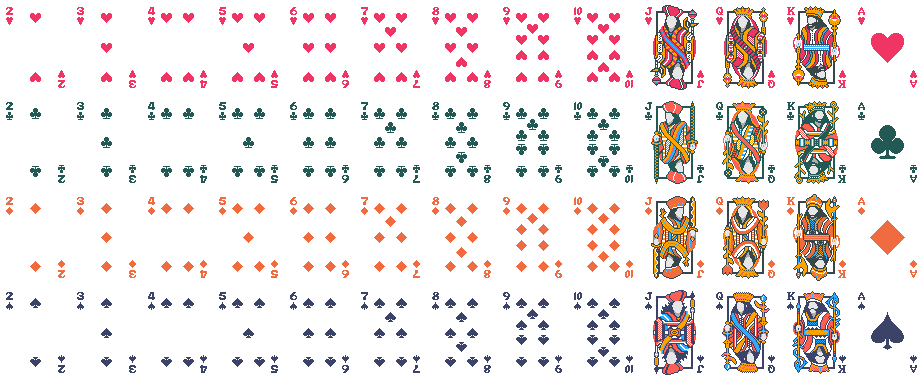
#> input picture images/cards.png, 923 x 380 px
$ python make_playing_cards.py
#> lines starting #> are read from the running program, lines starting #| are printed output that depends on the picture
#!/usr/bin/env python3
"""
make_playing_cards.py  –  Crop and composite non-square playing card images.

This script assumes:
  • The playing card faces in cards.png are arranged in a grid.
  • Each tile (card face) has a fixed width and height (they might not be square).
     Update TILE_WIDTH and TILE_HEIGHT below.
  • The blank card background is found in card_back.png, located at a specified
    row and column in the same grid.
  • Rows correspond to suits and columns correspond to ranks, as in:
         ROWS:  ["Hearts", "Clubs", "Diamonds", "Spades"]
         COLS:  ["A", "2", "3", ... , "10", "J", "Q", "K"]

Usage:
  1. Place cards.png and card_back.png in the same folder as this script.
  2. Adjust TILE_WIDTH, TILE_HEIGHT, ORIGIN_X, ORIGIN_Y, BLANK_ROW, and BLANK_COL if needed.
  3. Run: python make_playing_cards.py
  4. The composite images will be saved into images/playing/ and also zipped into playing_cards_png.zip.
"""

import os, zipfile
from pathlib import Path
from itertools import product
from PIL import Image
from tqdm import tqdm

# --- Configuration (update these as needed) ---
TILE_WIDTH   = 71    # width of each card face tile in cards.png
TILE_HEIGHT  = 95    # height of each card face tile (non-square)

ORIGIN_X     = 0     # x-coordinate of the top-left corner of the grid in cards.png
ORIGIN_Y     = 0     # y-coordinate of the top-left corner of the grid in cards.png

# The grid layout: 4 rows and 13 columns
ROWS         = ["Hearts", "Clubs", "Diamonds", "Spades"]
COLS         = ["2", "3", "4", "5", "6", "7", "8", "9", "10", "J", "Q", "K", "A"]

# --- File paths ---
SRC_CARDS = Path("images/cards.png")
SRC_BACK  = Path("images/card_back.png")
OUT_DIR   = Path("images/playing")
ZIP_NAME  = "playing_cards_png.zip"

def main():
    # Check if source images exist.
    if not SRC_CARDS.exists():
        print(f"ERROR: {SRC_CARDS} not found in {Path.cwd()}")
        return
    if not SRC_BACK.exists():
        print(f"ERROR: {SRC_BACK} not found in {Path.cwd()}")
        return

    OUT_DIR.mkdir(parents=True, exist_ok=True)

    # Open source images.
    try:
        sheet = Image.open(SRC_CARDS).convert("RGBA")
#> sheet is the input picture: PIL image 923x380 RGBA; mean R, G, B, A 33.8, 23, 22.1, 41.8
    except Exception as e:
        print(f"ERROR opening {SRC_CARDS}: {e}")
        return

    try:
        backs = Image.open(SRC_BACK).convert("RGBA")
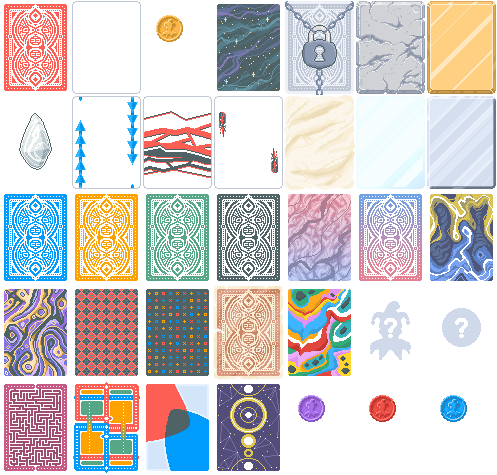
#> input picture images/card_back.png, 497 x 475 px
#> backs is the input picture: PIL image 497x475 RGBA; mean R, G, B, A 161.4, 156.9, 157.8, 196
    except Exception as e:
        print(f"ERROR opening {SRC_BACK}: {e}")
        return

    # Process each playing card tile.
    tasks = list(product(range(len(ROWS)), range(len(COLS))))
    for r, c in tqdm(tasks, desc="Creating cards", unit="card"):
        left = ORIGIN_X + c * (TILE_WIDTH)
        top  = ORIGIN_Y + r * (TILE_HEIGHT)
        face = sheet.crop((left, top, left + TILE_WIDTH, top + TILE_HEIGHT))

        # Composite the card face over the blank background.
        card = face.copy()

        filename = f"{COLS[c]}_{ROWS[r]}.png"
        card.save(OUT_DIR / filename)
#> this loop made 52 passes
#> pass 1, in main, `face = sheet.crop((left, top, left + TILE_WIDTH, top + TILE_HEIGHT))`:
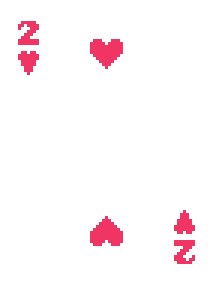
#> face: PIL image 71x95 RGBA (shown 3 times larger); mean R, G, B, A 19.9, 4.3, 8.3, 11.1; transparent parts drawn white
#> pass 3, in main, `face = sheet.crop((left, top, left + TILE_WIDTH, top + TILE_HEIGHT))`:
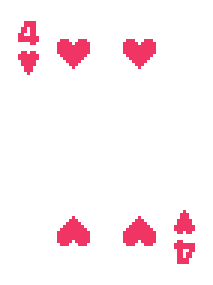
#> face: PIL image 71x95 RGBA (shown 3 times larger); mean R, G, B, A 27.8, 6, 11.6, 16.6; transparent parts drawn white
#> after the loop:
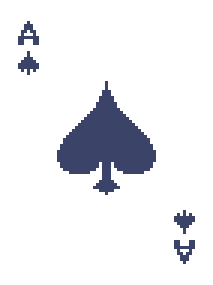
#> card: PIL image 71x95 RGBA (shown 3 times larger); mean R, G, B, A 9.2, 10.3, 16, 26.8; transparent parts drawn white

    print(f"\n✔  Saved {len(tasks)} images in {OUT_DIR}\n")

    # Zip the generated files.
    with zipfile.ZipFile(ZIP_NAME, "w", zipfile.ZIP_DEFLATED) as z:
        for p in OUT_DIR.glob("*.png"):
            z.write(p, p.relative_to(OUT_DIR.parent))
    print(f"✔  Created zip archive: {ZIP_NAME}")

if __name__ == "__main__":
    main()
